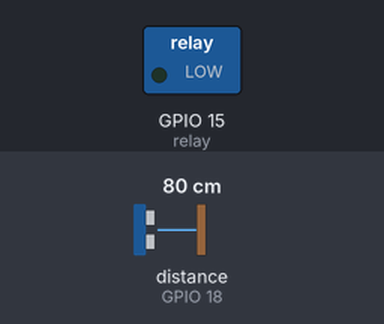
This sketch was run on a simulated ESP32-S3. Shown: switched loads named in the sketch (green lamp = pin HIGH). Wiring (inferred from the names in the program): ultrasonic range finder: trigger GPIO 5; echo GPIO 18. The test bench sets the inputs (shaded band); at power-on: distance to the obstacle (sensor on GPIO 18) 80 cm. The echo pulse lasts 58.3 µs per cm; WiFi joins after 1.5 s; servers stay silent unless stated; pins used as bus, display or sensor lines are not drawn; what the sketch prints to the serial monitor is not drawn.

Above: at 0.0 s.
At 2.0 s:
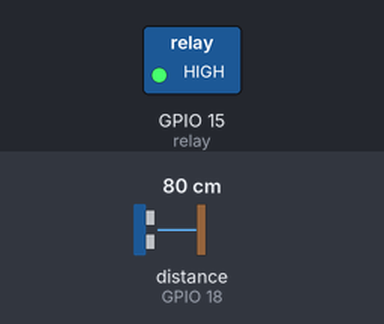
Timing chart, 0 to 3.5 s (numbered marks = the images above):
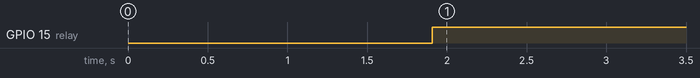

Measured:
- by itself, GPIO 15 (relay): LOW → HIGH at 1.9 s

The sketch:

iot_water_level.ino
```cpp
//Conf Blynk
#define BLYNK_TEMPLATE_ID "TMPLML2Ny5K1"
#define BLYNK_DEVICE_NAME "ESP32"
#define k 0.034

//Library
#define BLYNK_PRINT Serial

#include <WiFi.h>
#include <WiFiClient.h>
#include <BlynkSimpleEsp32.h>


char auth[] = "WObJuTK4UMhaJQO7qXFsQdUbe8GB_vI0";

char ssid[] = "TEGUH ATAS";
char pass[] = "cisitulama49";

//Ultrasonic
const int trigPin = 5;
const int echoPin = 18;
int state = 0;
//Variable and Constant`
long duration;
float distance;

int relay =15;

BLYNK_CONNECTED() {
    Blynk.syncVirtual(V0);
}

BLYNK_WRITE(V0) {
  int pinValue = param.asInt();
  digitalWrite(relay, pinValue);
}

BLYNK_READ(V1) //Blynk app has something on V5
{
  Blynk.virtualWrite(V1, distance); //sending to Blynk
}

void setup()
{
  pinMode(relay, OUTPUT);
  pinMode(trigPin, OUTPUT);
  pinMode(echoPin, INPUT);

  Serial.begin(115200);
  delay(100);

  Blynk.begin(auth, ssid, pass);
}

void loop() {
  Blynk.run();
  Blynk.virtualWrite(V1, distance);


  //Pulses
  digitalWrite(trigPin, LOW);
  delayMicroseconds(2);
  digitalWrite(trigPin, HIGH);
  delayMicroseconds(10);
  digitalWrite(trigPin, LOW);

  //Duration
  duration = pulseIn(echoPin, HIGH);
  //Distance
  distance = duration * k/2;
  Serial.print("sebelummap");
  Serial.println(distance);
  distance = map(distance,30,0,0,100);

  if(distance < 20){
    state = 1;
  }
  if(distance>=80){
    state = 0;
  }
  if(state ==1){
    digitalWrite(relay, HIGH);
    Blynk.virtualWrite(V2, HIGH);
  }
  if(state == 0){
    digitalWrite(relay, LOW);
    Blynk.virtualWrite(V2, LOW);
  }

  //print
  Serial.print("ketinggian");
  Serial.println(distance);
}
```
